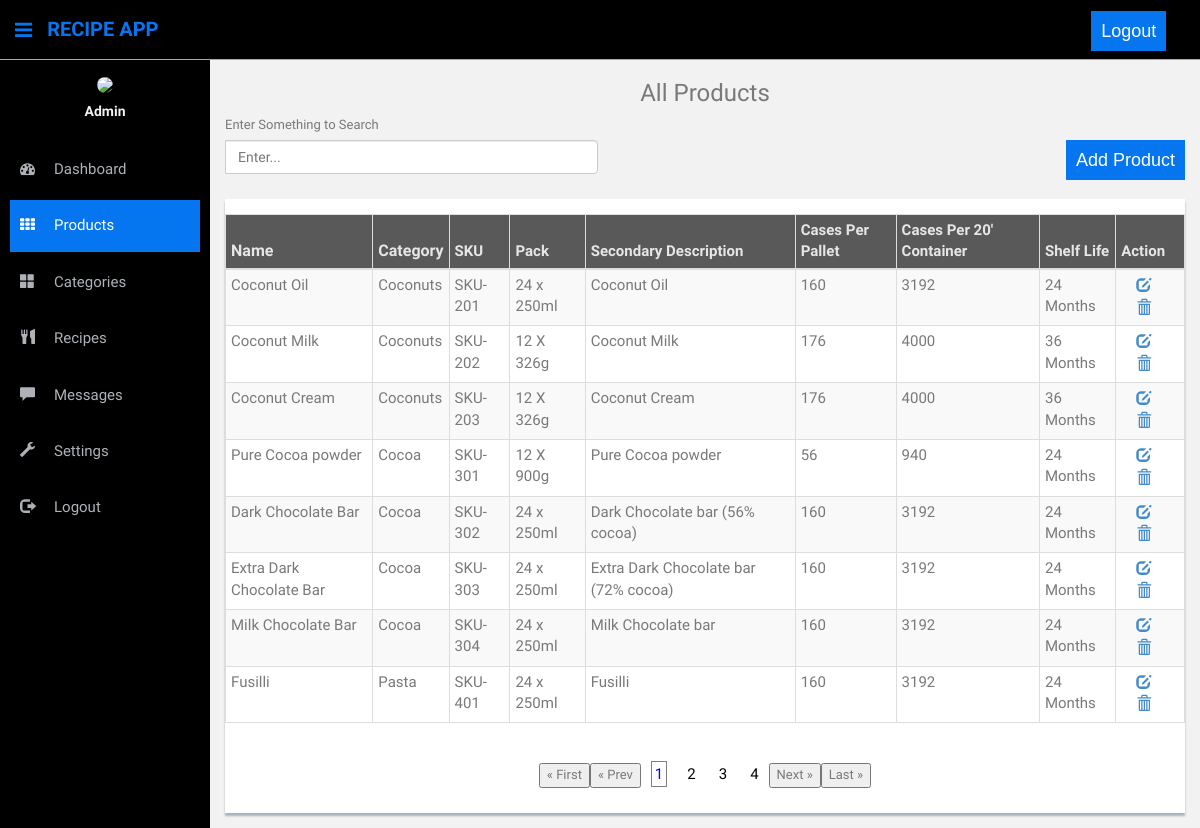
The page /AdminPanel/AllProducts.php (signed in) on the database its author committed.
### tables this page shows
CREATE TABLE `products` (
  `Id` int(11) NOT NULL,
  `Name` varchar(300) NOT NULL,
  `BrandIcon` varchar(1000) NOT NULL,
  `SKU` varchar(30) NOT NULL,
  `PrimaryImage` varchar(1000) NOT NULL,
  `SecondaryImage` varchar(100) NOT NULL,
  `Pack` varchar(50) NOT NULL,
  `CasesPerPallet` int(11) NOT NULL,
  `CasesPerContainer` int(11) NOT NULL,
  `ShelfLife` varchar(30) NOT NULL,
  `PrimaryDescription` varchar(2000) NOT NULL,
  `SecondaryDescription` varchar(1000) NOT NULL,
  `ReasonOne` varchar(1000) NOT NULL,
  `ReasonTwo` varchar(1000) NOT NULL,
  `ReasonThree` varchar(1000) NOT NULL,
  `CategoryId` int(11) NOT NULL
);

CREATE TABLE `category` (
  `Id` int(11) NOT NULL,
  `Name` varchar(255) NOT NULL,
  `BackgroundImage` varchar(1000) NOT NULL,
  `CategoryIcon` varchar(1000) NOT NULL,
  `Description` varchar(2000) NOT NULL
);

### AdminPanel/AllProducts.php (the view, shortened to what this page needs)
<!DOCTYPE html>
<html lang="en">
  <head>
    <link href="assets/css/bootstrap.css" rel="stylesheet">
    <link href="assets/font-awesome/css/font-awesome.css" rel="stylesheet" />
         <link rel="stylesheet" type="text/css" href="assets/css/zabuto_calendar.css">
    <link rel="stylesheet" type="text/css" href="assets/js/gritter/css/jquery.gritter.css" />
    <link rel="stylesheet" type="text/css" href="assets/lineicons/style.css">
    <link href="assets/css/style.css" rel="stylesheet">
    <link href="assets/css/style-responsive.css" rel="stylesheet">
    <link href="assets/css/table-responsive.css" rel="stylesheet">
    <link href="assets/css/my-style.css" rel="stylesheet">
  </head>
  <body>
  <section id="container" >
        <?php
            include("./Header.php");
        ?>
      <?php
        include("./Sidebar.php");
      ?>
      <section id="main-content">
          <section class="wrapper">
              <h3 style="text-align:center;">All Products</h3>
                <form class="form flex justify-between items-end" action="SearchCustomer.php" method="post">
                      <div class="input-group">
                      <label for="Search">Enter Something to Search</label>
                      <input type="text" id="search" name="SearchCustomer" placeholder="Enter..." class="form-control">
                      </div>
                      <div>
                        <a href="AddProduct.php" class="logout topLogout">Add Product </a>
                      </div>
		  		</form>
		  	<div class="row mt">
			  		<div class="col-lg-12">
                      <div class="content-panel">
                          <section id="unseen">
                            <table id="table" class="table table-bordered table-striped table-condensed table-responsive paginated">
                              <thead class="TableHead">
                              <tr>
                                  <th class=""> Name</th>
                                  <th class=""> Category</th>
                                  <th class="numeric">SKU</th>
                                  <th class="numeric">Pack</th>
                                  <th class="numeric">Secondary Description</th>
                                  <th class="numeric">Cases Per Pallet</th>
                                    <th class="numeric">Cases Per 20' Container</th>
                                    <th class="numeric">Shelf Life</th>
                                  <th class="numeric"> Action </th>
                              </tr>
                              </thead>
                              <tbody>
                                    <?php
                                 $C = new DataBaseConnection();
                                 $Connection = $C->Connect();
                                  $Query = "Select *from products";
                                  $Result = mysqli_query($Connection , $Query);
                                  if($Result){
                                      while($Data = mysqli_fetch_assoc($Result)){
                                          echo '
                                          <tr>
                                  <td class="numeric">'.$Data["Name"].'</td>
                                  ';
                                    $NewQuery = "Select * from Category Where Id =".$Data["CategoryId"];
                                    $ResultNew = mysqli_query($Connection , $NewQuery);
                                    if($ResultNew){
                                        $D = mysqli_fetch_assoc($ResultNew);
                                        echo '<td class="numeric">'.$D["Name"].'</td>';
                                    }
                                    echo '
                                       <td class="numeric">'.$Data["SKU"].'</td>
                                      <td class="numeric">'.$Data["Pack"].'</td>
                                      <td class="numeric">'.$Data["SecondaryDescription"].'</td>
                                  <td class="numeric">'.$Data["CasesPerPallet"].'</td>
                                   <td class="numeric">'.$Data["CasesPerContainer"].'</td>
                                       <td class="numeric">'.$Data["ShelfLife"].'</td>
                                       <td class="numeric">
                                       <a href="EditProduct.php?edit='.$Data["Id"].'"class="icon"  style="background:none !important"> <span class="glyphicon glyphicon-edit" title="Forward"></span></a>
                                        <a href="../Admin.php?deleteP='.$Data["Id"].'&Page=AllProducts"  class="icon"  style="background:none !important"> <span class="glyphicon glyphicon-trash" title="Delete"></span></a>
                                       </td>
                              </tr>
                                          ';
                                      }
                                  }
                                  ?>
                              </tbody>
                          </table>
                          </section>
                  </div>
               </div>
		  	</div>
		</section><! --/wrapper -->
      </section>
  </section>
  </body>
</html>

### AdminPanel/assets/css/style.css (style rules this page uses)
body { color: #797979; background: #f2f2f2; font-family: 'Ruda', sans-serif; padding: 0px !important; margin: 0px !important; font-size:13px; }
a, a:hover, a:focus { text-decoration: none; outline: none; }
#container { width: 100%; height: 100%; }
.mt { margin-top: 25px; }
#main-content { margin-left: 210px; }
.wrapper { display: inline-block; margin-top: 60px; padding-left: 15px; padding-right: 15px; padding-bottom: 15px; padding-top: 0px; width: 100%; }
.content-panel { background: #ffffff; box-shadow: 0px 3px 2px #aab2bd; padding-top: 15px; padding-bottom: 5px; }
label { font-weight: 400; }

### AdminPanel/assets/css/my-style.css (style rules this page uses)
.topLogout { background: #0576f0; padding: 10px; font-size: 18px; font-family: arial; color: white; transition: 0.6s; }
span { font-size: 15px; margin-left: 10px; }
.TableHead { background: #595959; color: #e6e6e6; font-size: 16px; }
.icon { margin-left: 5px; font-size: 16px; }
.numeric { font-size: 15px; }
.flex { display: flex; }
.items-end { align-items: flex-end; }
.justify-between { justify-content: space-between; }

### rows shown on the page
products: Name "Coconut Oil", CategoryId.Name "Coconuts", SKU "SKU-201", Pack "24 x 250ml", SecondaryDescription "Coconut Oil", CasesPerPallet "160", CasesPerContainer "3192", ShelfLife "24 Months"
products: Name "Coconut Milk", CategoryId.Name "Coconuts", SKU "SKU-202", Pack "12 X 326g", SecondaryDescription "Coconut Milk", CasesPerPallet "176", CasesPerContainer "4000", ShelfLife "36 Months"
products: Name "Coconut Cream", CategoryId.Name "Coconuts", SKU "SKU-203", Pack "12 X 326g", SecondaryDescription "Coconut Cream", CasesPerPallet "176", CasesPerContainer "4000", ShelfLife "36 Months"
products: Name "Pure Cocoa powder", CategoryId.Name "Cocoa", SKU "SKU-301", Pack "12 X 900g", SecondaryDescription "Pure Cocoa powder", CasesPerPallet "56", CasesPerContainer "940", ShelfLife "24 Months"
products: Name "Dark Chocolate Bar", CategoryId.Name "Cocoa", SKU "SKU-302", Pack "24 x 250ml", SecondaryDescription "Dark Chocolate bar (56% cocoa)", CasesPerPallet "160", CasesPerContainer "3192", ShelfLife "24 Months"
products: Name "Extra Dark Chocolate Bar", CategoryId.Name "Cocoa", SKU "SKU-303", Pack "24 x 250ml", SecondaryDescription "Extra Dark Chocolate bar (72% cocoa)", CasesPerPallet "160", CasesPerContainer "3192", ShelfLife "24 Months"
products: Name "Milk Chocolate Bar", CategoryId.Name "Cocoa", SKU "SKU-304", Pack "24 x 250ml", SecondaryDescription "Milk Chocolate bar", CasesPerPallet "160", CasesPerContainer "3192", ShelfLife "24 Months"
products: Name "Fusilli", CategoryId.Name "Pasta", SKU "SKU-401", Pack "24 x 250ml", SecondaryDescription "Fusilli", CasesPerPallet "160", CasesPerContainer "3192", ShelfLife "24 Months"
